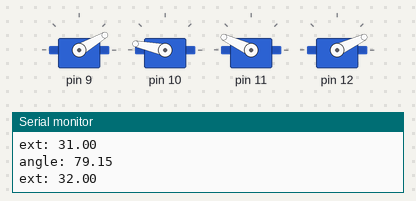
Simulated run of this sketch. Board: Arduino Uno, built with avr-gcc and run on an emulated ATmega328P. On the bench: 4 × servo, the last lines printed to the serial monitor.

Above: at 0.05 s.
At 2.1 s:
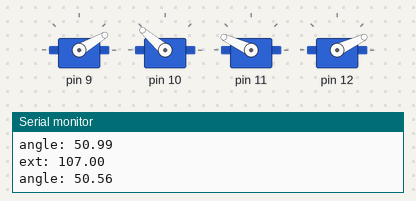
At 3.7 s:
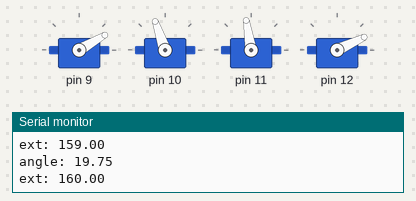
At 5.5 s:
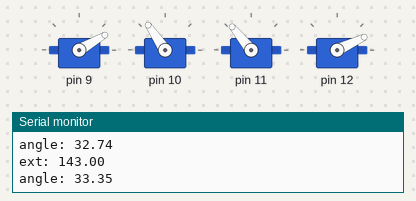
At 7.35 s:
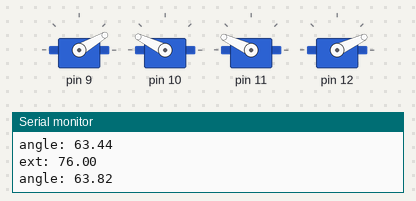
At 9.5 s:
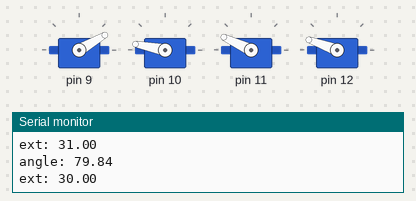
Timing chart, 0 to 13.0 s (numbered marks = the images above):
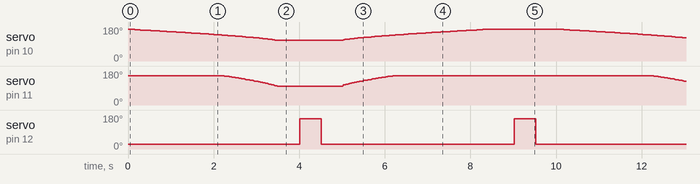

The sketch:

servo.ino
```cpp
#include <Servo.h>
#include <math.h>

typedef struct
{
  Servo servo;
  float angle;
  float angvel;
  float min_angle;
  float max_angle;
} Joint;

typedef struct
{
  Joint Upper;
  Joint Fore;
  float arm_length;
  float extension;
  float min_extension;
  float max_extension;
} Arm;

Joint Base;
Joint Claw;
Arm Arm1;

void initJoint(Joint* joint, int pin, float angle, float min_angle, float max_angle)
{
  joint->servo.attach(pin);
  joint->servo.write(angle);
  joint->angle     = angle;
  joint->angvel    = 0;
  joint->min_angle = min_angle;
  joint->max_angle = max_angle;
}

void updateJoint(Joint* joint)
{
  joint->servo.write((int)joint->angle);
}

void setJoint(Joint* joint, float angle)
{
  if (angle > joint->max_angle)
    angle = joint->max_angle;
  else if (angle < joint->min_angle)
    angle = joint->min_angle;
  joint->angle = angle;
  updateJoint(joint);
}

void initArm(Arm* arm, float arm_length, float extension, float min_extension, float max_extension)
{
  arm->arm_length = arm_length;
  arm->extension = extension;
  arm->min_extension = min_extension;
  arm->max_extension = max_extension;
}

void setArm(Arm* arm, float extension)
{
  float angle;

  if (extension <= arm->min_extension)
    extension = arm->min_extension;
  else if (extension >= arm->max_extension)
    extension = arm->max_extension;

  arm->extension = extension;
  angle = acos((extension/2)/arm->arm_length) / M_PI * 180.0;
  setJoint(&arm->Upper, arm->Upper.min_angle + angle);
  setJoint(&arm->Fore,  arm->Fore.min_angle + (angle*2));

  Serial.print("angle: ");
  Serial.println(angle);
}

void setup()
{
  Serial.begin(9600);

  initJoint(&Base,       9,   30,  30,  180);
  initJoint(&Arm1.Upper, 10,  90,  90,  180);
  initJoint(&Arm1.Fore,  11,  60,  60,  155);
  initJoint(&Claw,       12,  25,  25,  160);
  initArm  (&Arm1,       85,  30,  30,  160);
}

void loop()
{
  static float x = 30;
  while (x < 160)
  {
    x++;
    setArm(&Arm1, x);
  Serial.print("ext: ");
  Serial.println(x);
    delay(2);
  }
  setJoint(&Claw, Claw.min_angle);
  delay(500);
  setJoint(&Claw, Claw.max_angle);
  delay(500);
  setJoint(&Claw, Claw.min_angle);
  delay(500);
  while (x > 30)
  {
    x--;
    setArm(&Arm1, x);
      Serial.print("ext: ");
  Serial.println(x);
    delay(2);
  }
  setJoint(&Claw, Claw.min_angle);
  delay(500);
  setJoint(&Claw, Claw.max_angle);
  delay(500);
  setJoint(&Claw, Claw.min_angle);
  delay(500);
}
```

Measured:
- by itself, servo on pin 12: alternates 160° for 0.50 s and 25° for 4.5 s
